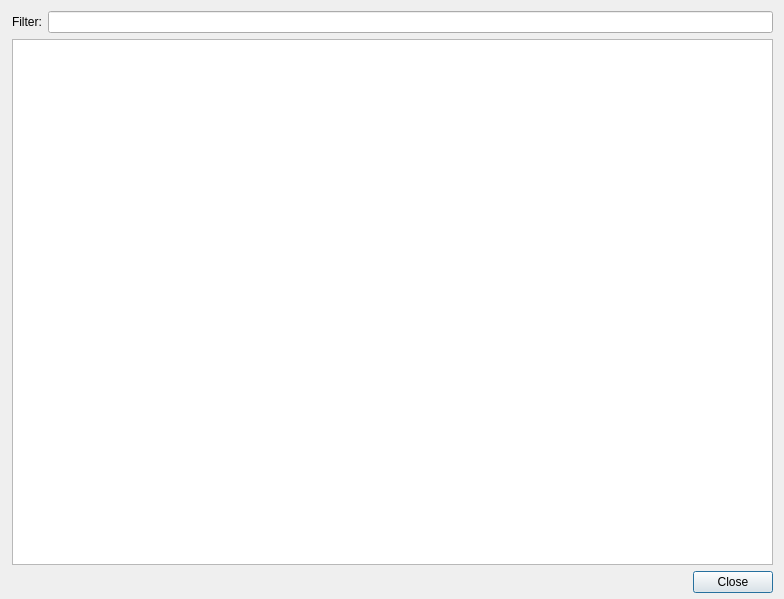
<?xml version="1.0" encoding="UTF-8"?>
<ui version="4.0">
 <class>Nedrysoft::RouteAnalyser::OpenFavouriteDialog</class>
 <widget class="QDialog" name="Nedrysoft::RouteAnalyser::OpenFavouriteDialog">
  <property name="geometry">
   <rect>
    <x>0</x>
    <y>0</y>
    <width>784</width>
    <height>599</height>
   </rect>
  </property>
  <property name="windowTitle">
   <string>Open Favourite</string>
  </property>
  <layout class="QVBoxLayout" name="verticalLayout">
   <property name="spacing">
    <number>6</number>
   </property>
   <property name="leftMargin">
    <number>12</number>
   </property>
   <property name="bottomMargin">
    <number>6</number>
   </property>
   <item>
    <layout class="QHBoxLayout" name="horizontalLayout">
     <item>
      <widget class="QLabel" name="label">
       <property name="text">
        <string>Filter:</string>
       </property>
      </widget>
     </item>
     <item>
      <widget class="QLineEdit" name="searchLineEdit"/>
     </item>
    </layout>
   </item>
   <item>
    <widget class="QTreeView" name="favouritesTreeView">
     <property name="showDropIndicator" stdset="0">
      <bool>false</bool>
     </property>
     <property name="alternatingRowColors">
      <bool>true</bool>
     </property>
     <property name="indentation">
      <number>0</number>
     </property>
     <property name="rootIsDecorated">
      <bool>false</bool>
     </property>
     <property name="uniformRowHeights">
      <bool>true</bool>
     </property>
     <property name="itemsExpandable">
      <bool>false</bool>
     </property>
    </widget>
   </item>
   <item>
    <layout class="QHBoxLayout" name="horizontalLayout_2">
     <property name="spacing">
      <number>-1</number>
     </property>
     <item>
      <spacer name="horizontalSpacer">
       <property name="orientation">
        <enum>Qt::Horizontal</enum>
       </property>
       <property name="sizeHint" stdset="0">
        <size>
         <width>40</width>
         <height>20</height>
        </size>
       </property>
      </spacer>
     </item>
     <item>
      <widget class="QPushButton" name="closePushButton">
       <property name="text">
        <string>Close</string>
       </property>
      </widget>
     </item>
    </layout>
   </item>
  </layout>
 </widget>
 <tabstops>
  <tabstop>searchLineEdit</tabstop>
  <tabstop>favouritesTreeView</tabstop>
  <tabstop>closePushButton</tabstop>
 </tabstops>
 <resources/>
 <connections/>
</ui>
